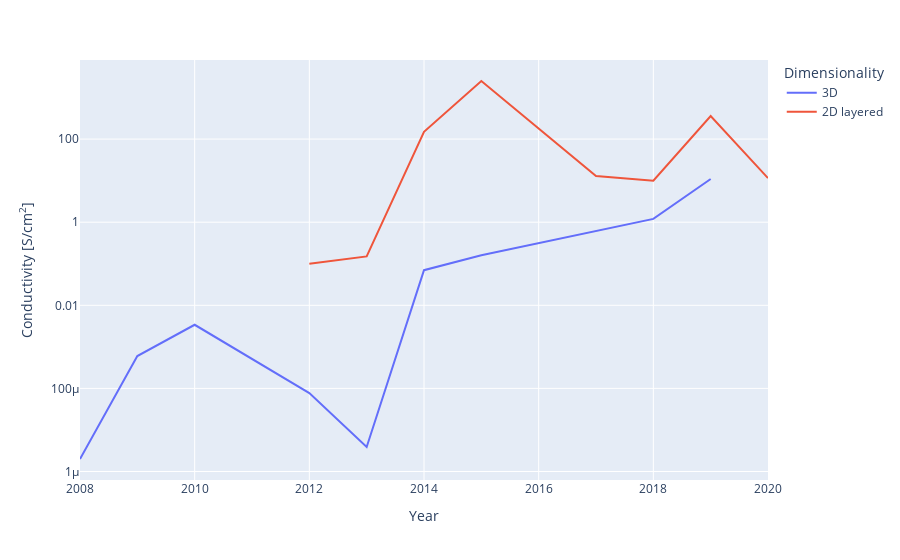

The notebook cell saved with this chart:
### Code cell
mofs_sorted_2D = mofs.loc[mofs[mofs['Dimensionality']=='2D layered'].groupby('Year')['Value'].idxmax()]
mofs_sorted_3D = mofs.loc[mofs[mofs['Dimensionality']=='3D'].groupby('Year')['Value'].idxmax()]
mofs_sorted = pd.concat([mofs_sorted_3D, mofs_sorted_2D], ignore_index=True)
fig2 = px.line(mofs_sorted, x='Year', y='Value', color='Dimensionality', hover_data=['Dimensionality','Porosity'], 
                 labels={'Value': "Conductivity [S/cm<sup>2</sup>]"}, hover_name='Name')
fig2.update_traces(hovertemplate='<b>%{hovertext}</b><br><br>Dimensionality=%{customdata[0]}\
                                 <br>Year=%{x}<br>Value=%{y} S/cm<sup>2</sup>\
                                 <br>Porosity=%{customdata[1]} m<sup>2</sup>/g<extra></extra>')
fig2.update_layout(yaxis_type="log")
fig2.show()

### Figure 1 — Plotly figure (JSON) as saved in the notebook; plotly's stock layout.template omitted (floating-point values rounded to 4 significant figures)
{"data": [{"customdata": [["3D", 0.001], ["3D", 0.001], ["3D", 0.001], ["3D", 450], ["3D", 54], ["3D", 214], ["3D", 0.001], ["3D", 614], ["3D", 3]], "hovertemplate": "<b>%{hovertext}</b><br><br>Dimensionality=%{customdata[0]}                                 <br>Year=%{x}<br>Value=%{y} S/cm<sup>2</sup>                                 <br>Porosity=%{customdata[1]} m<sup>2</sup>/g<extra></extra>", "hovertext": ["Pb3(BHT)", "Cu[Cu(pdt)2]", "I2@Zn3(lac)2(pybz)2", "Fe(1,2,3-triazolate) (oxidized)", "Fe2DSBDC", "TCNQ@Cu3(BTC)2", "Fe2(dhbq)3", "Fe2(BDT)3 (oxidized)", "Cu2(6-Hmna)(6-mn)"], "legendgroup": "3D", "line": {"color": "#636efa", "dash": "solid"}, "mode": "lines", "name": "3D", "orientation": "v", "showlegend": true, "type": "scatter", "x": [2008, 2009, 2010, 2012, 2013, 2014, 2015, 2018, 2019], "xaxis": "x", "y": [2e-06, 0.0006, 0.0034, 7.7e-05, 3.9e-06, 0.07, 0.16, 1.2, 10.96], "yaxis": "y"}, {"customdata": [["2D layered", 306], ["2D layered", 0.001], ["2D layered", 0.001], ["2D layered", 0.001], ["2D layered", 114], ["2D layered", 210], ["2D layered", 2298], ["2D layered", 280]], "hovertemplate": "<b>%{hovertext}</b><br><br>Dimensionality=%{customdata[0]}                                 <br>Year=%{x}<br>Value=%{y} S/cm<sup>2</sup>                                 <br>Porosity=%{customdata[1]} m<sup>2</sup>/g<extra></extra>", "hovertext": ["Cu3(HOTP)2", "Ni3(BHT)2", "Ni3(BHT)2 oxidized", "Cu3(BHT)", "Cu3(HIB)2", "Fe3(PTC)", "(Mn/Fe)3(HIB)2", "Co3(HITP)2"], "legendgroup": "2D layered", "line": {"color": "#EF553B", "dash": "solid"}, "mode": "lines", "name": "2D layered", "orientation": "v", "showlegend": true, "type": "scatter", "x": [2012, 2013, 2014, 2015, 2017, 2018, 2019, 2020], "xaxis": "x", "y": [0.1, 0.15, 150, 2500, 13, 10, 359, 11.5], "yaxis": "y"}], "layout": {"autosize": true, "legend": {"title": {"text": "Dimensionality"}, "tracegroupgap": 0}, "margin": {"t": 60}, "xaxis": {"anchor": "y", "autorange": true, "domain": [0, 1], "range": [2008, 2020], "title": {"text": "Year"}, "type": "linear"}, "yaxis": {"anchor": "x", "autorange": true, "domain": [0, 1], "range": [-6.204, 3.903], "title": {"text": "Conductivity [S/cm<sup>2</sup>]"}, "type": "log"}}}
